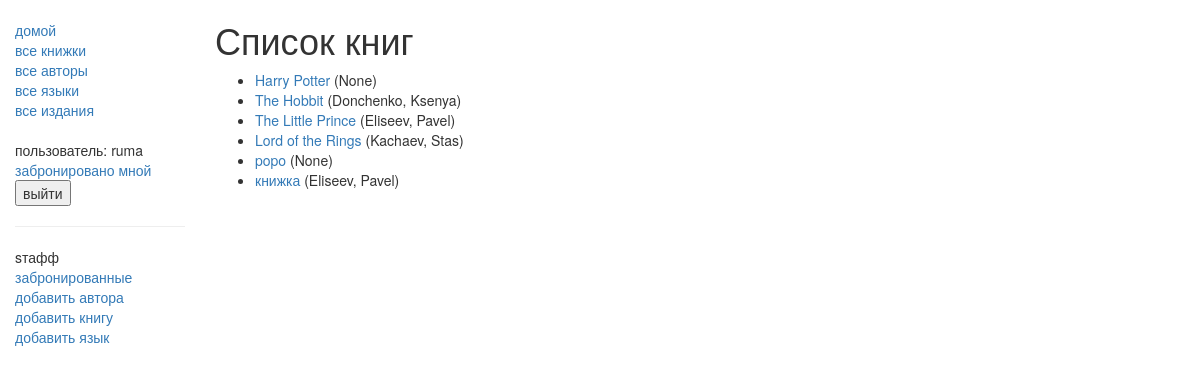
Before: /catalog/books/ (signed in) with the older database file.
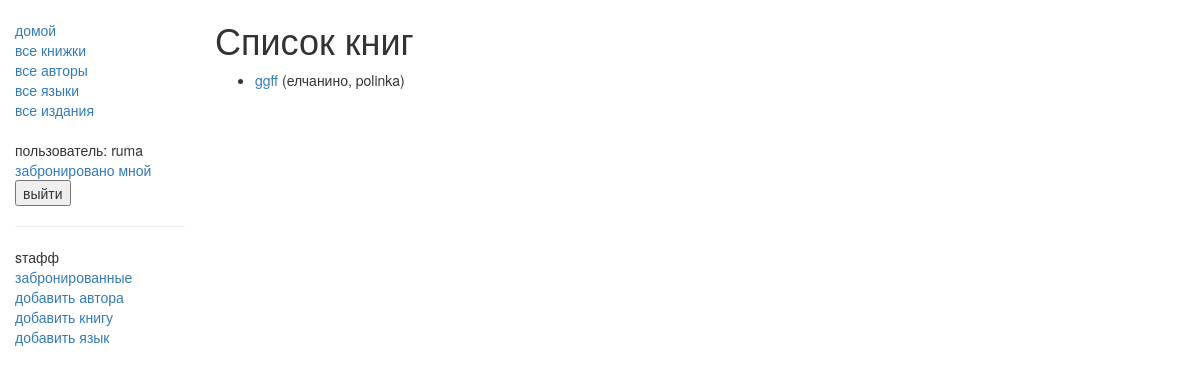
After: the same page with the newer database file.
### catalog/models.py (models this page shows, shortened)
class Book(models.Model):
    title = models.CharField(max_length=200)
    author = models.ForeignKey('Author', on_delete=models.SET_NULL, null=True)
    """
    # Используется внешний ключ(ForeignKey), потому что у книги может быть только один автор, но у авторов может быть несколько книг
    # Автор в виде строки, а не объекта, поскольку он еще не был объявлен в файле.
    """
    summary = models.TextField(max_length=1000, help_text="Enter a brief description of the book")
    isbn = models.CharField('ISBN',max_length=13, help_text='13 Character <a href="https://www.isbn-international.org/content/what-isbn">ISBN number</a>')
    genre = models.ManyToManyField(Genre, help_text="Select a genre for this book")
    publishers = models.ManyToManyField(Publisher, related_name='books')
    """
    # ManyToManyField(многие ко многим) используется потому, что жанр может содержать много книг. Книги могут охватывать много жанров.
    # Класс жанра уже определен, поэтому мы можем указать объект, указанный выше.
    """
    def get_absolute_url(self):
        return reverse('book-detail', args=[str(self.id)])
    def display_genre(self):
        """
        Creates a string for the Genre. This is required to display genre in Admin.
        """
        return ', '.join([genre.name for genre in self.genre.all()[:3]])
    display_genre.short_description = 'Genre'

class Author(models.Model):
    first_name = models.CharField(max_length=100)
    last_name = models.CharField(max_length=100)
    date_of_birth = models.DateField(null=True, blank=True)
    date_of_death = models.DateField('Died', null=True, blank=True)
    def __str__(self):
        return '%s, %s' % (self.last_name, self.first_name)

### catalog/views.py (the view)
# urls.py: path('books/', views.BookListView.as_view(), name='books'),
class BookListView(generic.ListView):
    model = Book

### catalog/templates/catalog/book_list.html
{% extends "base_generic.html" %}
{% block content %}
    <h1>Список книг</h1>
    {% if book_list %}
    <ul>
      {% for book in book_list %}
      <li>
        <a href="{{ book.get_absolute_url }}">{{ book.title }}</a> ({{book.author}})
      </li>
      {% endfor %}
    </ul>
    {% else %}
      <p>В библиотеке не осталось книг(.</p>
    {% endif %}
{% endblock %}

Changed rows visible on the page:
removed Book: title "The Hobbit", author "Donchenko, Ksenya"
removed Book: title "The Little Prince", author "Eliseev, Pavel"
removed Book: title "Lord of the Rings", author "Kachaev, Stas"
removed Book: title "popo", author "None"
removed Book: title "книжка", author "Eliseev, Pavel"
changed Book: title "Harry Potter" → "ggff"; author "None" → "елчанино, polinka"
